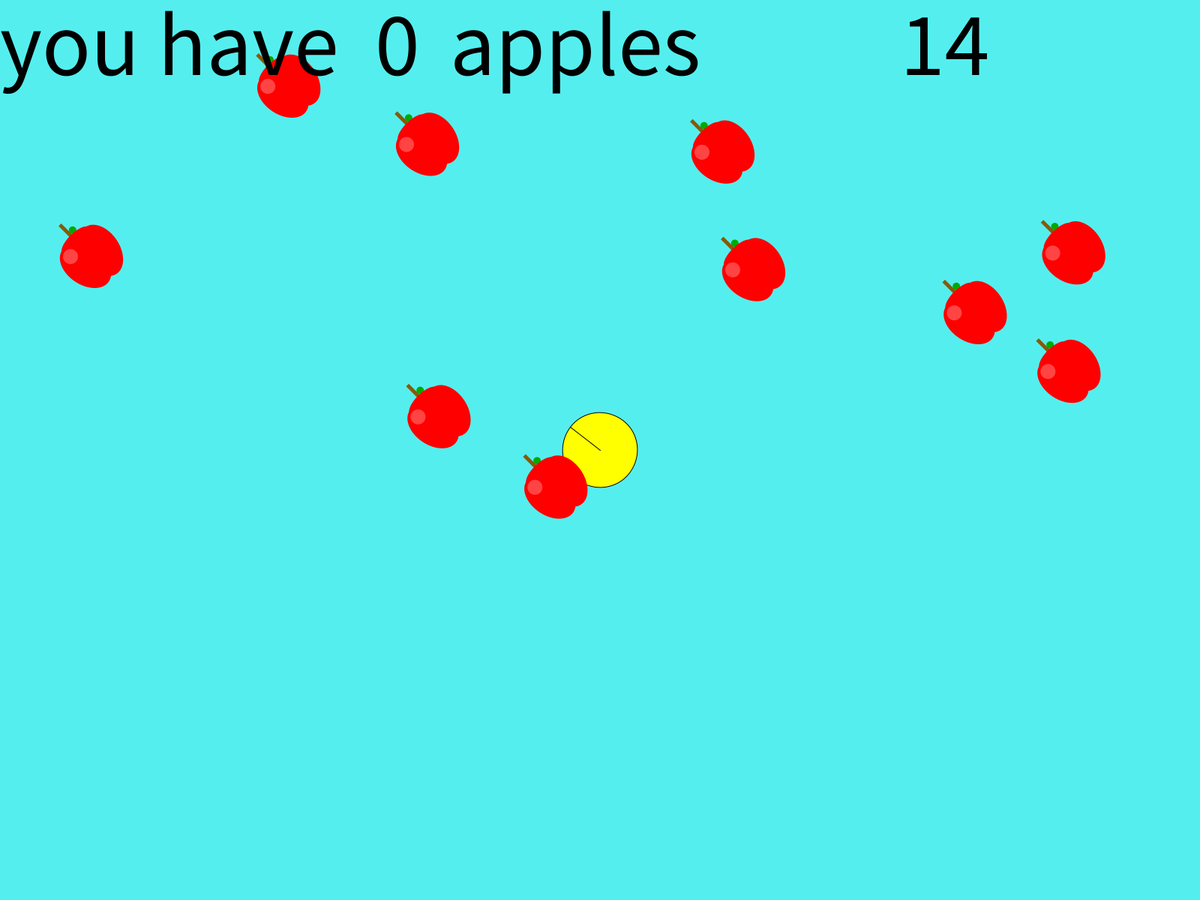
Frame 1 (no input)
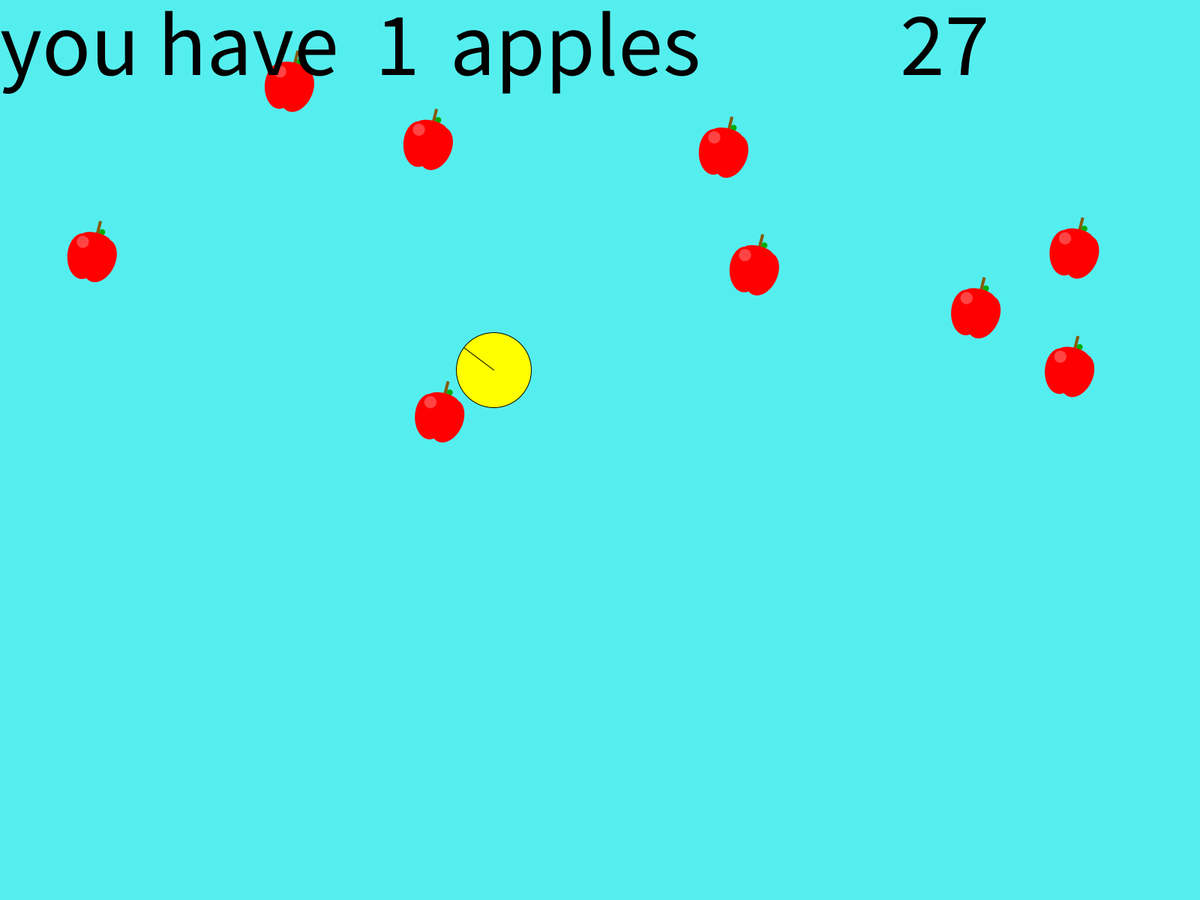
Frame 60 (the mouse pressed at the canvas centre just before this capture)
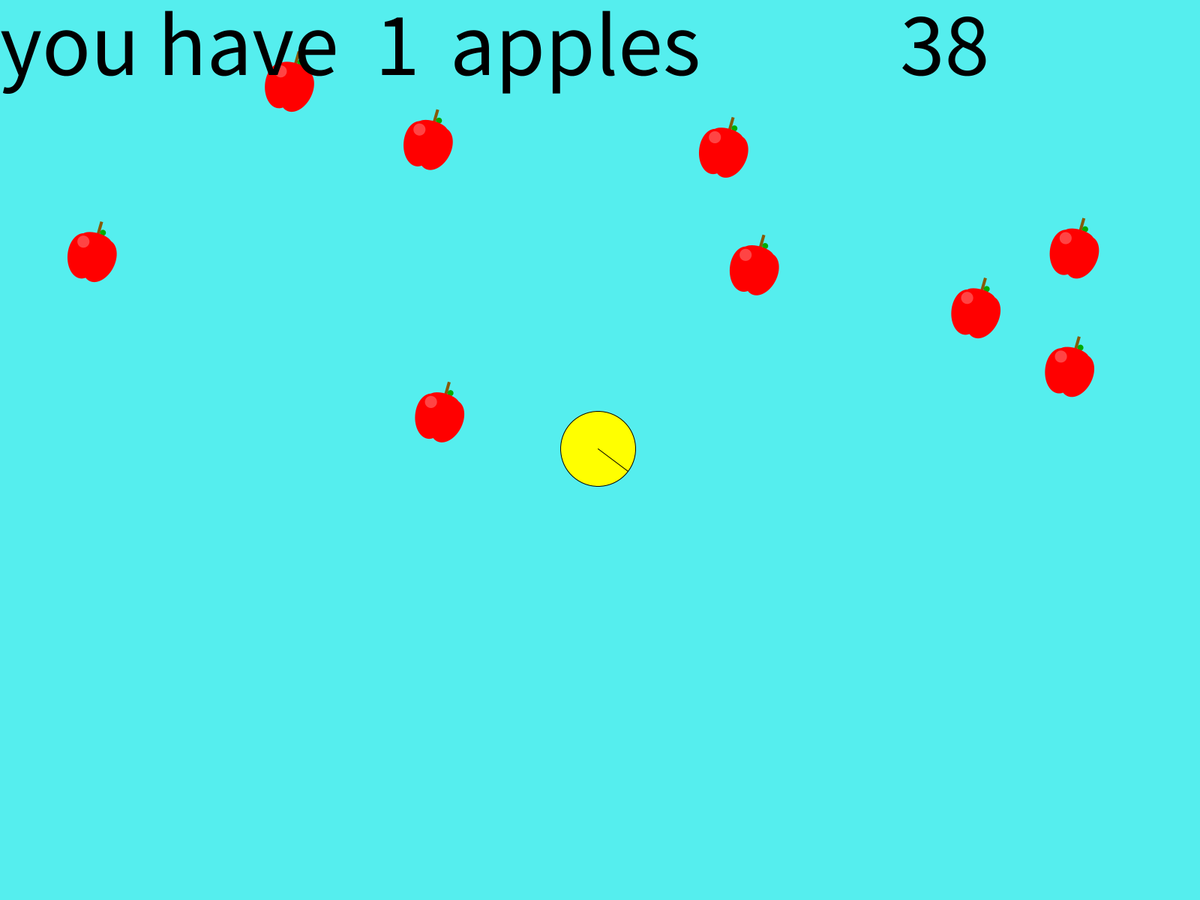
Frame 120 (the mouse held since frame 60 and released just before this capture)

The Processing sketch that drew these frames (run headless with seeded random() and noise(); from frame 60 on, the mouse is pressed at the canvas centre):

// Processing sketch: apple_muncher_9000
// ── apple_muncher_9000.pde
PVector player;
float playerDirection;
int animation;
int animationTimer;

FloatList applesX = new FloatList();
FloatList applesY = new FloatList();
FloatList applesS = new FloatList();
FloatList applesR = new FloatList();
int appleAnimation;

int appleCounter;
int totalTime;

int APPLES = 10;
float SPEED = 3;

void setup()
{
  fullScreen();
  rectMode(CENTER);
  textMode(CENTER);
  player = new PVector(width/2, height/2);
  for(int i = 0; i < APPLES; i++)
  {
    applesX.append(random(100, width - 100));
    applesY.append(random(100, height - 100));
    applesS.append(1);
    applesR.append(0);
    appleCounter += 1;
  }
}

void draw()
{
  background(#55eeee);
  playerDirection = atan2(mouseY - player.y, mouseX - player.x);
  munchMan(player.x, player.y, degrees(playerDirection) + 90, animation);
  if(animationTimer == 0)
  {
    if(animation == 1)
    {
      animation = 0;
    }
    else
    {
      animation = 1;
    }
    animationTimer = 10;
  }
  animationTimer--;
  player.add(new PVector(cos(playerDirection), sin(playerDirection)).normalize().mult(SPEED));
  
  for(int i = 0; i < applesX.size(); i++)
  {
    applesS.set(i, 1 - (-abs(appleAnimation/45f - 2) + 2)/7);
    applesR.set(i, -abs(appleAnimation - 90) + 45);
    apple(applesX.get(i), applesY.get(i), applesR.get(i), applesS.get(i));
    if(sqrt(sq(applesX.get(i) - player.x) + sq(applesY.get(i) - player.y)) - 75 < 0)
    {
      applesX.remove(i);
      applesY.remove(i);
      applesS.remove(i);
      applesR.remove(i);
      appleCounter--;
      if(appleCounter == 0)
      {
        totalTime = millis()/100;
      }
    }
  }
  appleAnimation++;
  if(appleAnimation > 180)
  {
    appleAnimation = 0;
  }
  
  if(appleCounter == 0)
  {
    fill(#000000);
    push();
    translate(width/2 - 200, height/2);
    scale(10);
    text("you win", 0, 0);
    pop();
    fill(#000000);
    push();
    translate(width/2 - 200, height/2 + 100);
    scale(10);
    text(totalTime, 0, 0);
    pop();
  }
  else
  {
    fill(#000000);
    push();
    translate(0, 100);
    scale(10);
    text("you have", 0, 0);
    pop();
    fill(#000000);
    push();
    translate(500, 100);
    scale(10);
    text(APPLES - appleCounter, 0, 0);
    pop();
    fill(#000000);
    push();
    if(APPLES - appleCounter < 10)
    {
    translate(600, 100);
    scale(10);
    text("apples", 0, 0);
    pop();
    }
    else
    {
    translate(650, 100);
    scale(10);
    text("apples", 0, 0);
    pop();
    }
    
    fill(#000000);
    push();
    translate(width - 400, 100);
    scale(10);
    text(millis()/100, 0, 0);
    pop();
  }
}

void apple(float x, float y, float r, float s)
{
  push();
  fill(#ff0000);
  noStroke();
  translate(x, y);
  rotate(radians(r));
  scale(s);
    push();
    rotate(0.2);
    ellipse(15, 0, 50, 75);
    pop();
    push();
    rotate(-0.2);
    ellipse(-15, 0, 50, 75);
    pop();
  fill(#00aa00);
  ellipse(7, -43, 10, 10);
  fill(#865A08);
  rect(0, -45, 5, 30);
  fill(#ff0000);
  ellipse(0, -30, 50, 20);
  fill(#ff4444);
  ellipse(-20, -20, 20, 20);
  pop();
}

void munchMan(float x, float y, float r, int a)
{
  push();
  translate(x, y);
  rotate(radians(r));
  fill(#ffff00);
  if(a == 1)
  {
  arc(0, 0, 100, 100, -1, PI+QUARTER_PI, PIE);
  }
  else
  {
    ellipse(0, 0, 100, 100);
    line(0, 0, 0, -50);
  }
  pop();
}
